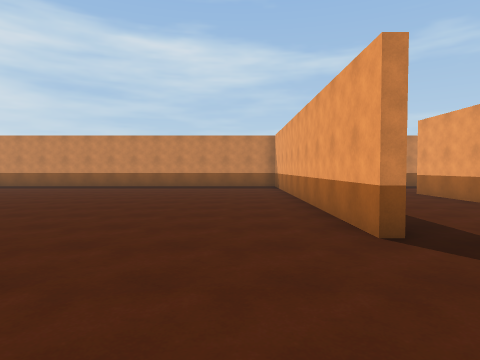
View 1 (above)

21 first-person views from a walk through a scene from a Unity 3-D project. The camera is 1.5 m above the floor, tilts 2° down and sees 75° across. The floor is counted in squares, 2 m on a side. Each view is taken from the middle of a square. On the plan, view 1 faces up. The plan holds only what a view shows up to about 10 squares ahead; the rest is blank. The place goes on beyond the plan.

View 2
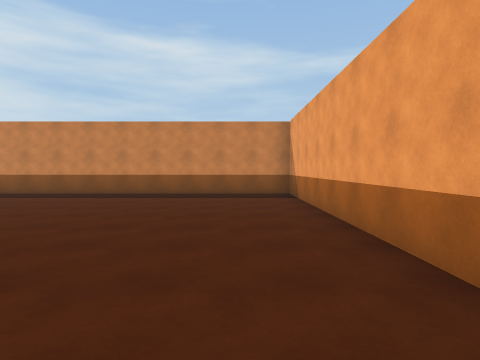

View 3
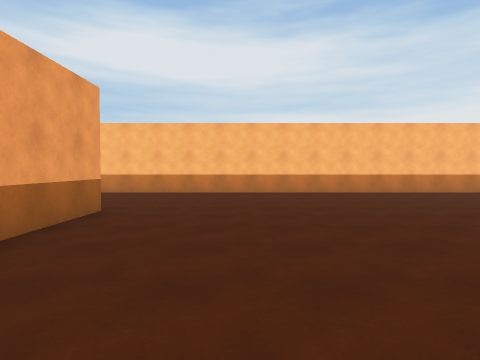

View 4
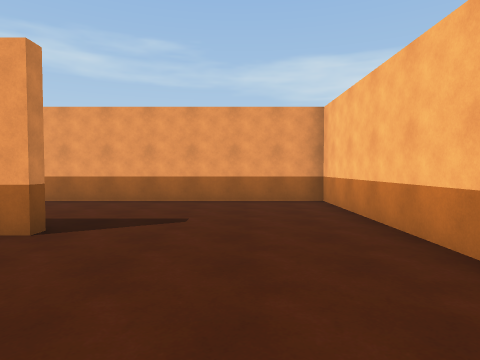

View 5
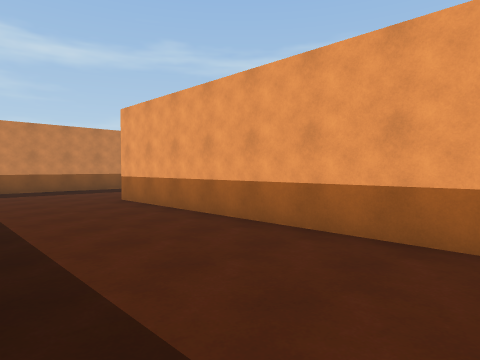

View 6
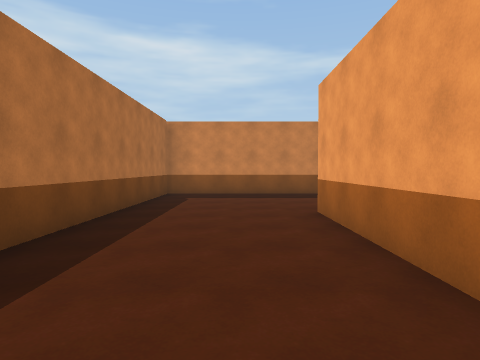

View 7
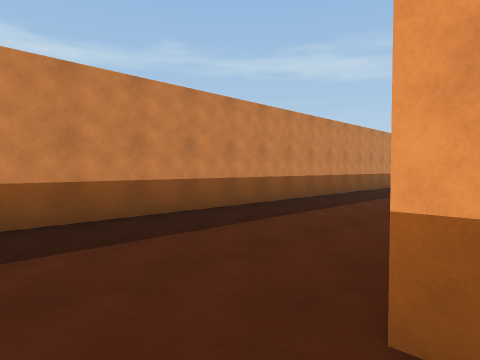

View 8
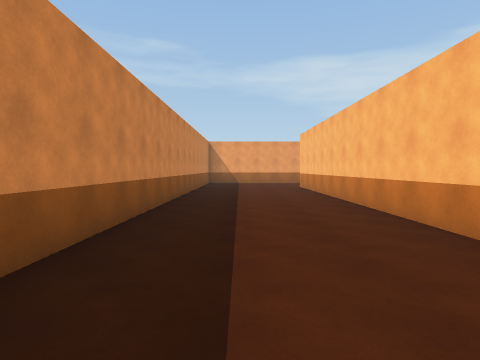

View 9
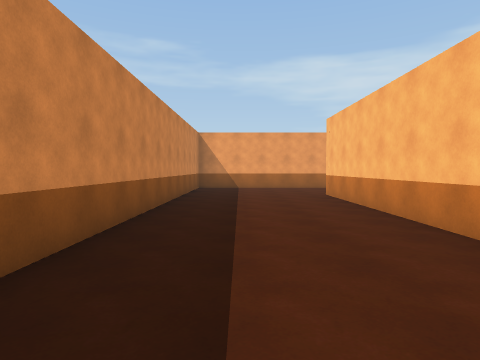

View 10
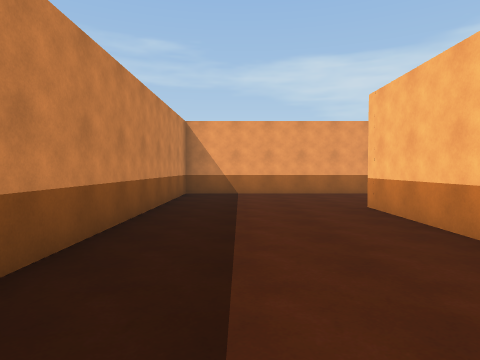

View 11
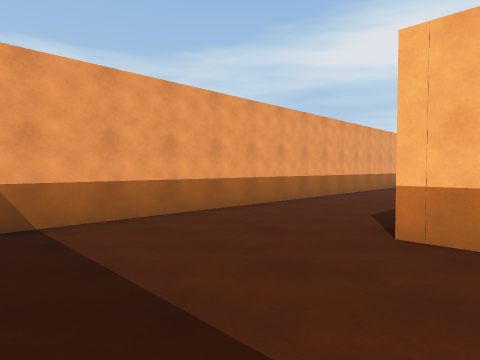

View 12
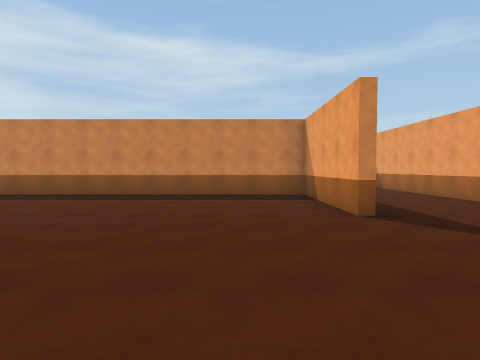

View 13
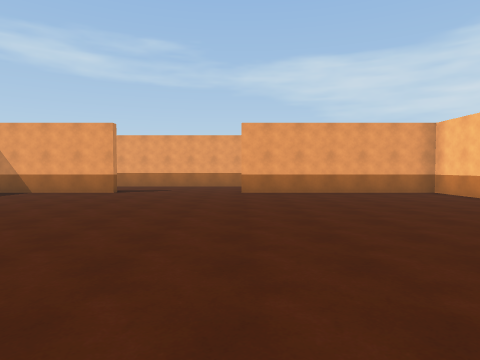

View 14
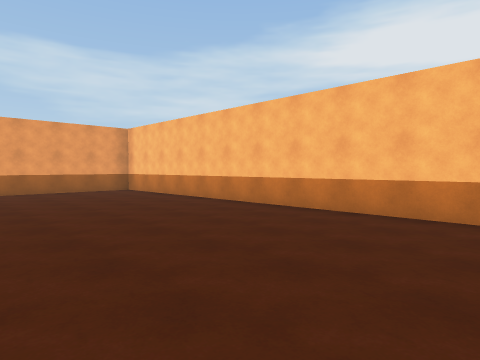

View 15
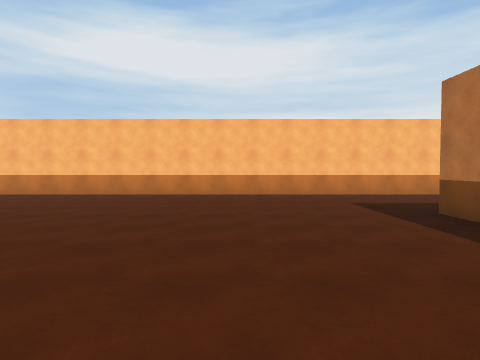

View 16
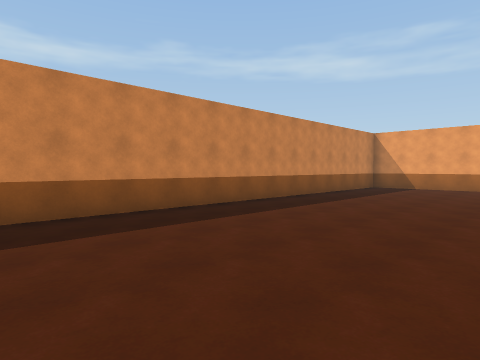

View 17
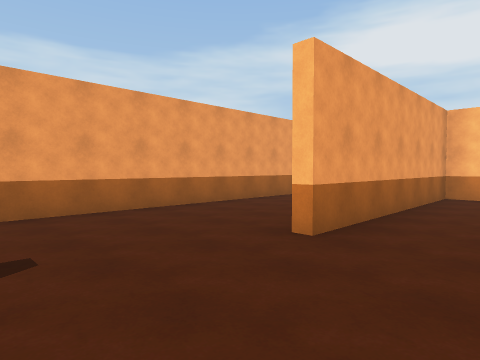

View 18
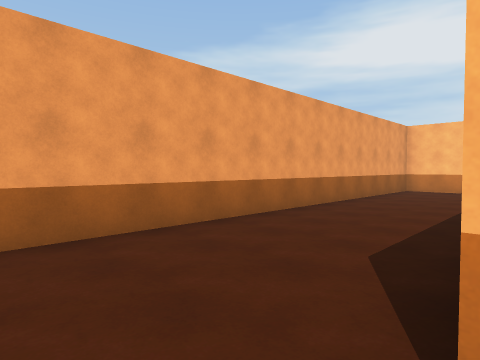

View 19
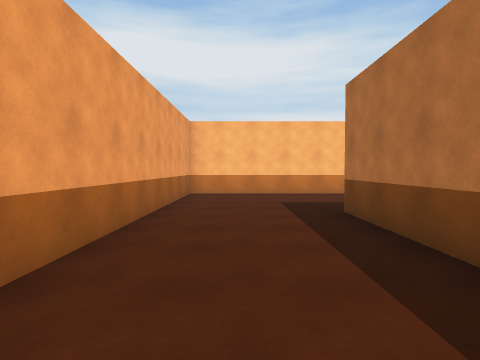

View 20
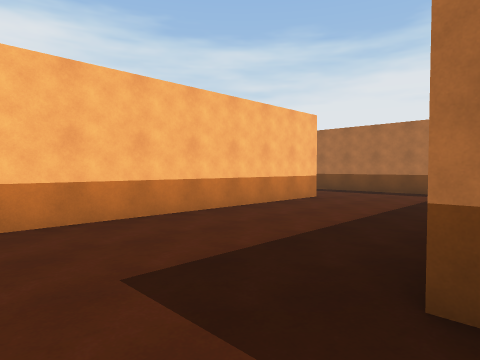

View 21
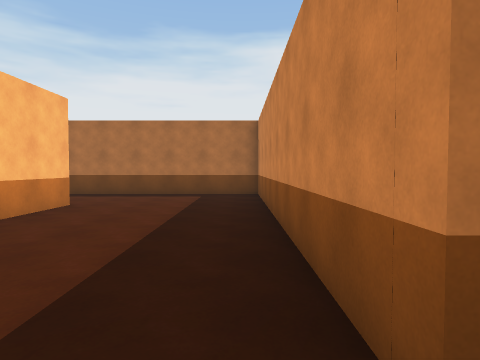

### Floor plan
Points are (right, up) in squares from view 1. A wall is a line through its corners. A room is listed if a view was taken in it or the views show most of it. See-through windows are left out.
Room 1 (views 1, 2, 3, 4, 5, 6, 7)
walls: (1.5, 3.2) (1.5, 13.5); (1.8, 10.5) (1.8, 6.8); (2, 13.7) (-6.5, 13.7); (-6.5, -1) (5.4, -1) (5.4, 9.5)
ways out: opening at (4, 10.3) to room 2
Room 2 (views 8, 9, 10, 11, 12, 13, 14, 15, 16, 17, 18, 19, 20, 21)
walls: (11.2, 9.5) (21.2, 9.5); (20.9, 4.9) (20.9, 9.2) (8.6, 9.2); (21.2, -2.2) (21.2, -5.5) (12.6, -5.5) (12.6, -9.5); (5.6, -0.2) (5.6, -1.2); (15.4, -9.6) (24.5, -9.6) (24.5, 13.7) (2, 13.7); (3.1, -5.2) (20.9, -5.2) (20.9, 1); (1.8, 13.4) (1.8, 10.5)
ways out: opening at (4, 10.3) to room 1; opening at (14.5, -10)

Where each view was taken, in squares from view 1:
view 1: 0 up, 0 right, facing up
view 2: 4 up, 0 right, facing up
view 3: 9 up, 1 left, facing down
view 4: 1 up, 2 left, facing right
view 5: 2 up, 2 right, facing up-right
view 6: 4 up, 4 right, facing up
view 7: 9 up, 4 right, facing up-right
view 8: 12 up, 8 right, facing right
view 9: 12 up, 12 right, facing right
view 10: 12 up, 15 right, facing right
view 11: 13 up, 20 right, facing down-right
view 12: 0 up, 19 right, facing up
view 13: 1 up, 11 right, facing right
view 14: 0 up, 10 right, facing down-right
view 15: 4 up, 9 right, facing down
view 16: 4 up, 8 right, facing up-right
view 17: 4 up, 19 right, facing down-right
view 18: 2 up, 21 right, facing down-right
view 19: 0 up, 23 right, facing down
view 20: 5 down, 23 right, facing down-left
view 21: 6 down, 22 right, facing left
